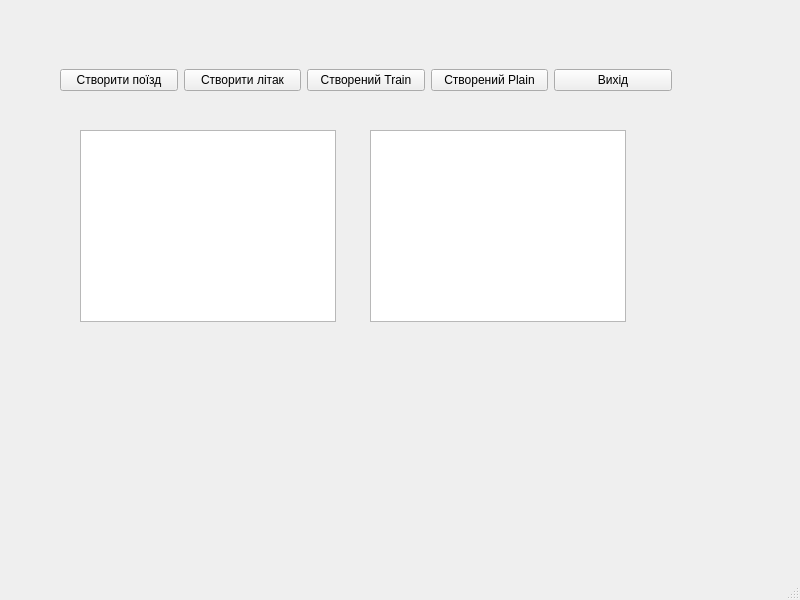
<?xml version="1.0" encoding="UTF-8"?>
<ui version="4.0">
 <class>MainWindow</class>
 <widget class="QMainWindow" name="MainWindow">
  <property name="geometry">
   <rect>
    <x>0</x>
    <y>0</y>
    <width>800</width>
    <height>600</height>
   </rect>
  </property>
  <property name="windowTitle">
   <string>MainWindow</string>
  </property>
  <widget class="QWidget" name="centralwidget">
   <widget class="QListView" name="passengerTrainListWidget">
    <property name="geometry">
     <rect>
      <x>80</x>
      <y>130</y>
      <width>256</width>
      <height>192</height>
     </rect>
    </property>
   </widget>
   <widget class="QListView" name="plainListWidget">
    <property name="geometry">
     <rect>
      <x>370</x>
      <y>130</y>
      <width>256</width>
      <height>192</height>
     </rect>
    </property>
   </widget>
   <widget class="QWidget" name="horizontalLayoutWidget">
    <property name="geometry">
     <rect>
      <x>60</x>
      <y>40</y>
      <width>612</width>
      <height>80</height>
     </rect>
    </property>
    <layout class="QHBoxLayout" name="horizontalLayout">
     <item>
      <widget class="QPushButton" name="createPassengerTrainButton">
       <property name="text">
        <string>Створити поїзд</string>
       </property>
      </widget>
     </item>
     <item>
      <widget class="QPushButton" name="createPlainButton">
       <property name="text">
        <string>Створити літак</string>
       </property>
      </widget>
     </item>
     <item>
      <widget class="QPushButton" name="togglePassengerTrainListButton">
       <property name="text">
        <string>Створений Train</string>
       </property>
      </widget>
     </item>
     <item>
      <widget class="QPushButton" name="togglePlainListButton">
       <property name="text">
        <string>Створений Plain</string>
       </property>
      </widget>
     </item>
     <item>
      <widget class="QPushButton" name="pushButton">
       <property name="text">
        <string>Вихід</string>
       </property>
      </widget>
     </item>
    </layout>
   </widget>
  </widget>
  <widget class="QMenuBar" name="menubar">
   <property name="geometry">
    <rect>
     <x>0</x>
     <y>0</y>
     <width>800</width>
     <height>25</height>
    </rect>
   </property>
  </widget>
  <widget class="QStatusBar" name="statusbar"/>
 </widget>
 <resources/>
 <connections/>
</ui>
